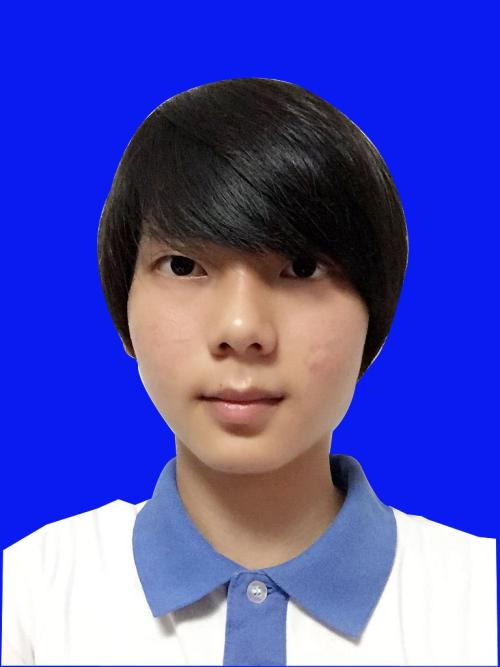
//> input picture huan.jpg, 500 x 667 px
$ ./application_back   (built with g++ and OpenCV 4)
//> lines starting //> are read from the running program, lines starting //| are printed output that depends on the picture; after the words box and inside, x2 and y2 are one past the last pixel; in counts of white or black regions, pixels touching at a corner belong together
/*
流程处理思路：
先通过Kmeans训练，目的为了得到背景像素的一个标记（个人觉得没有这个必要，性价比太低了）
利用这个标记跟证件照的原图进行一波处理，得到背景跟前景的一个（0跟255）的分开，架构这个作为mask
对这个mask进行一波骚操作，目的是为了后面的羽化边缘，得到更加精确的效果，
羽化边缘有几种思路：先讲下这种的，即
利用3X3的内核去掉一个边界像素，再利用高斯模糊得到梯度边缘，得到这个之后，再最后的一步操作中，
会根据梯度的高低赋予不同的边界像素，即由权重得到边界值
最后的操作是根据mask的值赋予不同的值
如果是0则为背景像素
如果是255则为证件照的前景像素
其他的值就根据梯度的大小，权重进行重新赋值
*/

#include <opencv2/opencv.hpp>
#include <iostream>

using namespace cv;
using namespace std;

Mat mat_to_samples(Mat &image);
int main(int argc, char** argv) {
	Mat src = imread("./huan.jpg");
//> src is the input picture: 667 rows x 500 cols, CV_8UC3; mean B, G, R 182.2, 82.4, 80.4
	if (src.empty()) {
		printf("could not load image...\n");
		return -1;
	}
	namedWindow("input image", CV_WINDOW_AUTOSIZE);
	imshow("input image", src);

	// 数据组装
	Mat points = mat_to_samples(src);
//> the loop in mat_to_samples, `for (int row = 0; row < h; row++)` made 667 passes
//> index on passes 1 to 3: 499, 999, 1499
//> after the loop in mat_to_samples, `for (int row = 0; row < h; row++)`: index = 333499

	// 使用KMeans
	int numCluster = 4;
	Mat labels;
	Mat centers;
	TermCriteria criteria = TermCriteria(TermCriteria::EPS + TermCriteria::COUNT, 10, 0.1);
	kmeans(points, numCluster, labels, criteria, 3, KMEANS_PP_CENTERS, centers);
//> centers = [[139.2, 134.8, 153.9], [239.4, 27.24, 10.48], [31.01, 32.88, 41.22], [250.6, 251.4, 251.3]]

	// 去除背景，遮罩生成
	Mat mask=Mat::zeros(src.size(), CV_8UC1);
	int index = src.rows*2 + 2;
//> index = 1336
	int cindex = labels.at<int>(index, 0);
//> cindex = 1
	int height = src.rows;
//> height = 667
	int width = src.cols;
//> width = 500
	Mat dst;
	src.copyTo(dst);
	for (int row = 0; row < height; row++) {
		for (int col = 0; col < width; col++) {
			index = row*width + col;
			int label = labels.at<int>(index, 0);
			if (label == cindex) { // 背景
				dst.at<Vec3b>(row,col)[0] =0;
				dst.at<Vec3b>(row,col)[1] =0;
				dst.at<Vec3b>(row,col)[2] =0;
				mask.at<uchar>(row, col) = 0;
			} else {
				mask.at<uchar>(row, col) = 255; //前景
			}
		}
	}
//> this loop made 667 passes
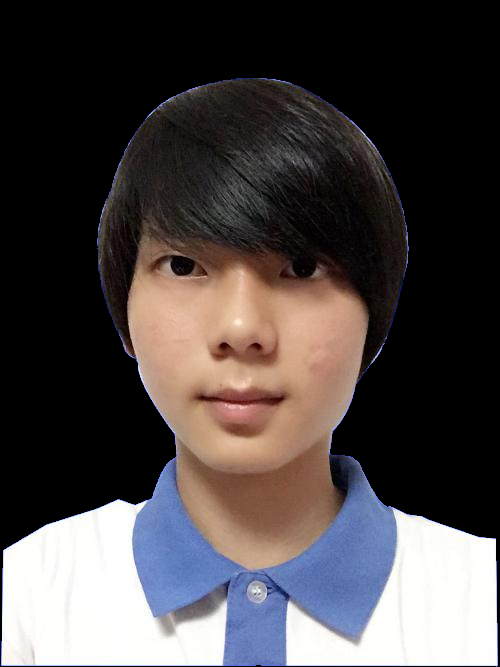
//> dst: 667 rows x 500 cols, CV_8UC3; mean B, G, R 70.3, 69.7, 75.5
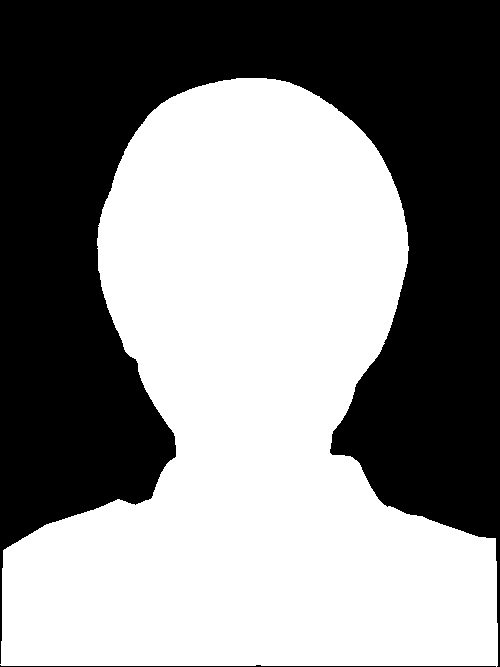
//> mask: 667 rows x 500 cols, CV_8UC1; 53.3% white; 2 black regions, box (x1, y1, x2, y2) and area: (0, 0, 500, 667) 155103, (0, 665, 496, 667) 502
//> after the loop, index = 333499
	imshow("mask", mask);
	imshow("K-Means result", dst);

	// 腐蚀 + 高斯模糊
	// 腐蚀是因为K-means之后还有部分的边缘背景没有取出
	Mat k = getStructuringElement(MORPH_RECT, Size(3, 3), Point(-1, -1));
	erode(mask, mask, k);//腐蚀操作后的图像白色边界少了一个边界像素，是全部的轮廓边界
	imshow("erode-mask", mask);
	GaussianBlur(mask, mask, Size(3, 3), 0, 0);	//3X3的内核去掉的是广义上的一个边界像素，5X5去掉的是两个边界像素
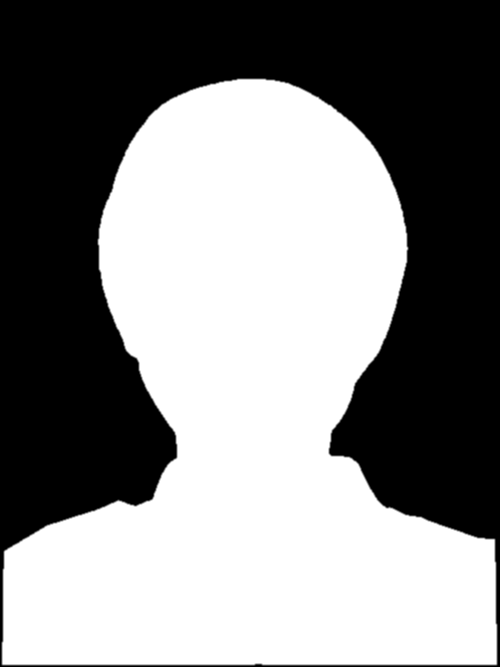
//> mask: 667 rows x 500 cols, CV_8UC1; min 0, max 255, mean 134.1
	imshow("Blur Mask", mask);

	// 通道混合
	RNG rng(12345);
	Vec3b color;
	color[0] = 255;//rng.uniform(0, 255);
	color[1] = 255;// rng.uniform(0, 255);
	color[2] = 255;// rng.uniform(0, 255);
	Mat result(src.size(), src.type());

	double w = 0.0;
	int b = 0, g = 0, r = 0;
	int b1 = 0, g1 = 0, r1 = 0;
	int b2 = 0, g2 = 0, r2 = 0;

	for (int row = 0; row < height; row++) {
		for (int col = 0; col < width; col++) {
			int m = mask.at<uchar>(row, col);
			if (m == 255) {

				result.at<Vec3b>(row, col) = src.at<Vec3b>(row, col); //  前景
			}
			else if (m == 0) {
				result.at<Vec3b>(row, col) = color; // 背景
			}
			else {
				w = m / 255.0;
				b1 = src.at<Vec3b>(row, col)[0];
				g1 = src.at<Vec3b>(row, col)[1];
				r1 = src.at<Vec3b>(row, col)[2];

				b2 = color[0];
				g2 = color[1];
				r2 = color[2];

				b = b1*w + b2*(1.0 - w);
				g = g1*w + g2*(1.0 - w);
				r = r1*w + r2*(1.0 - w);

				result.at<Vec3b>(row, col)[0] = b;
				result.at<Vec3b>(row, col)[1] = g;
				result.at<Vec3b>(row, col)[2] = r;
			}
		}
	}
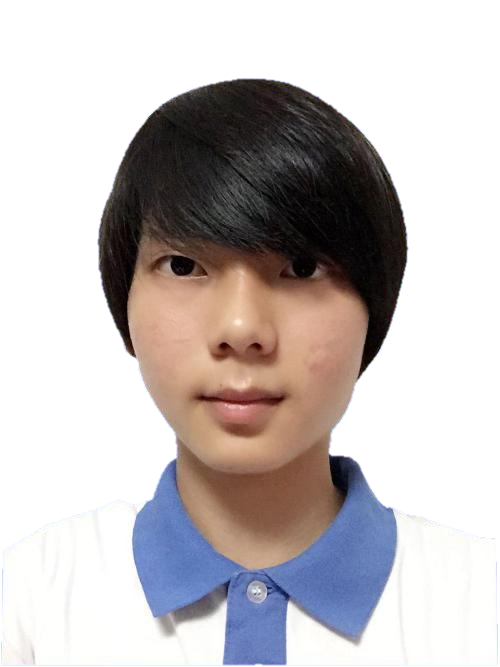
//> result: 667 rows x 500 cols, CV_8UC3; mean B, G, R 189.7, 189.5, 195.4
//> after the loop, w = 0.0627; b1 = 255; g1 = 163; r1 = 153; b2 = 255; g2 = 255
	imshow("图像背景替换结果", result);

	waitKey(0);
	return 0;
}

Mat mat_to_samples(Mat &image) {
	int w = image.cols;
	int h = image.rows;
	int samplecount = w*h;
	int dims = image.channels();
	Mat points(samplecount, dims, CV_32F, Scalar(10));

	int index = 0;
	for (int row = 0; row < h; row++) {
		for (int col = 0; col < w; col++) {
			index = row*w + col;
			Vec3b bgr = image.at<Vec3b>(row, col);
			points.at<float>(index, 0) = static_cast<int>(bgr[0]);
			points.at<float>(index, 1) = static_cast<int>(bgr[1]);
			points.at<float>(index, 2) = static_cast<int>(bgr[2]);
		}
	}
	return points;
}
